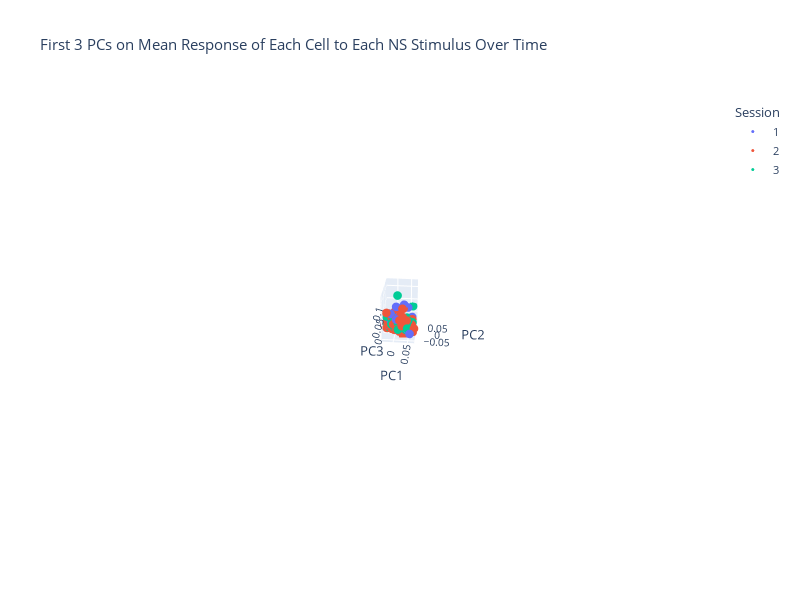

The notebook cell saved with this chart:
### Code cell
# PCA Model: 3D Visualization
fig = px.scatter_3d(transformed_data_ns, x=0, y=1, z=2, color="Session", labels = {"0": "PC1","1": "PC2", "2": "PC3"}, title = "First 3 PCs on Mean Response of Each Cell to Each NS Stimulus Over Time")
fig.update_traces(marker_size=3) # reduce size of scatter points from default size
fig.update_layout(width=800, height=600, font_size=11, scene_aspectmode="data", scene_camera_eye= dict(x=0.2, y=-2.0, z=1)) # adjust plot appearance
fig.show()
